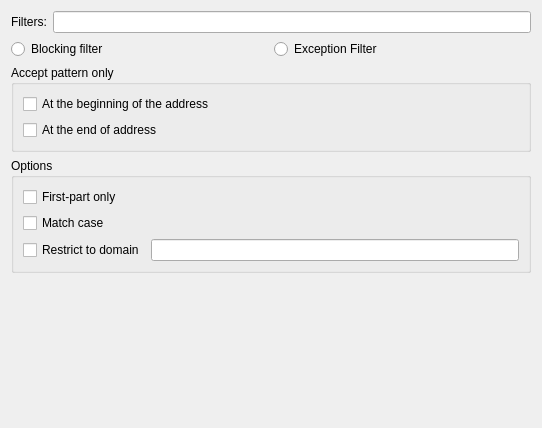
<?xml version="1.0" encoding="UTF-8"?>
<ui version="4.0">
 <class>AdBlockCreateFilterWidget</class>
 <widget class="QWidget" name="AdBlockCreateFilterWidget">
  <property name="geometry">
   <rect>
    <x>0</x>
    <y>0</y>
    <width>542</width>
    <height>428</height>
   </rect>
  </property>
  <layout class="QVBoxLayout" name="verticalLayout_3">
   <item>
    <layout class="QHBoxLayout" name="horizontalLayout">
     <item>
      <widget class="QLabel" name="label">
       <property name="text">
        <string>Filters:</string>
       </property>
      </widget>
     </item>
     <item>
      <widget class="QLineEdit" name="filterName">
       <property name="readOnly">
        <bool>true</bool>
       </property>
      </widget>
     </item>
    </layout>
   </item>
   <item>
    <layout class="QHBoxLayout" name="horizontalLayout_2">
     <item>
      <widget class="QRadioButton" name="blockingFilter">
       <property name="text">
        <string>Blocking filter</string>
       </property>
      </widget>
     </item>
     <item>
      <widget class="QRadioButton" name="exceptionFilter">
       <property name="text">
        <string>Exception Filter</string>
       </property>
      </widget>
     </item>
    </layout>
   </item>
   <item>
    <widget class="QGroupBox" name="groupBox">
     <property name="title">
      <string>Accept pattern only</string>
     </property>
     <layout class="QVBoxLayout" name="verticalLayout">
      <item>
       <widget class="QCheckBox" name="atTheBeginning">
        <property name="text">
         <string>At the beginning of the address</string>
        </property>
       </widget>
      </item>
      <item>
       <widget class="QCheckBox" name="atTheEnd">
        <property name="text">
         <string>At the end of address</string>
        </property>
       </widget>
      </item>
     </layout>
    </widget>
   </item>
   <item>
    <widget class="QGroupBox" name="groupBox_2">
     <property name="title">
      <string>Options</string>
     </property>
     <layout class="QVBoxLayout" name="verticalLayout_2">
      <item>
       <widget class="QCheckBox" name="firstPartOnly">
        <property name="text">
         <string>First-part only</string>
        </property>
       </widget>
      </item>
      <item>
       <widget class="QCheckBox" name="matchCase">
        <property name="text">
         <string>Match case</string>
        </property>
       </widget>
      </item>
      <item>
       <layout class="QHBoxLayout" name="horizontalLayout_3">
        <item>
         <widget class="QCheckBox" name="restrictToDomain">
          <property name="text">
           <string>Restrict to domain</string>
          </property>
         </widget>
        </item>
        <item>
         <widget class="QLineEdit" name="restrictToDomainStr"/>
        </item>
       </layout>
      </item>
     </layout>
    </widget>
   </item>
   <item>
    <spacer name="verticalSpacer">
     <property name="orientation">
      <enum>Qt::Vertical</enum>
     </property>
     <property name="sizeHint" stdset="0">
      <size>
       <width>20</width>
       <height>40</height>
      </size>
     </property>
    </spacer>
   </item>
  </layout>
 </widget>
 <resources/>
 <connections/>
</ui>
